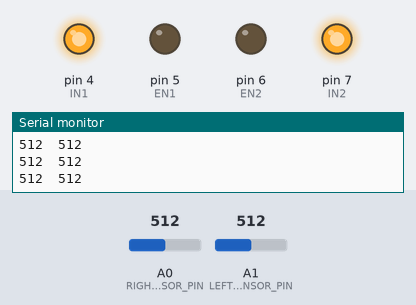
Bench run of a sketch on a simulated Arduino Uno, built with avr-gcc and run on an emulated ATmega328P. On the bench: output pins drawn as LEDs (lit = HIGH), the last lines printed to the serial monitor. The inputs (shaded band) are chosen by the test bench; at power-on: A0 (RIGHT_SENSOR_PIN) = 512, A1 (LEFT_SENSOR_PIN) = 512.

Above: at 1.2 s.
1.3 s: A0 (RIGHT_SENSOR_PIN) set to 159
2.8 s: A0 (RIGHT_SENSOR_PIN) set to 142
At 3.8 s:
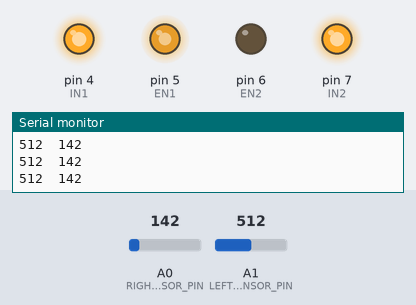
4.3 s: A1 (LEFT_SENSOR_PIN) set to 164
5.8 s: A1 (LEFT_SENSOR_PIN) set to 135
At 7.0 s:
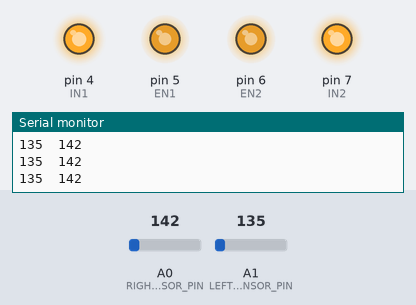
7.3 s: A0 (RIGHT_SENSOR_PIN) set to 1023
At 8.5 s:
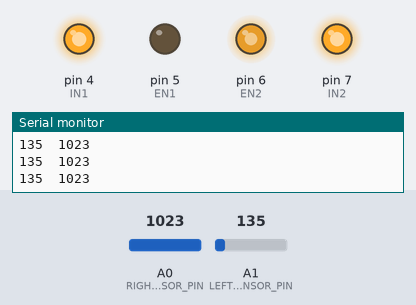
8.8 s: A0 (RIGHT_SENSOR_PIN) set to 122
At 9.6 s:
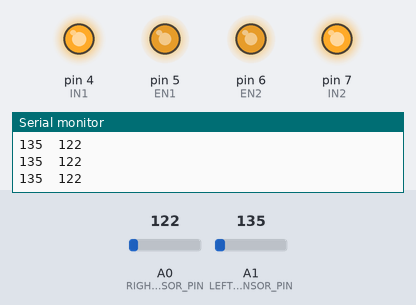
Timing chart, 0 to 11.3 s (numbered marks = the images above; inputs shaded):
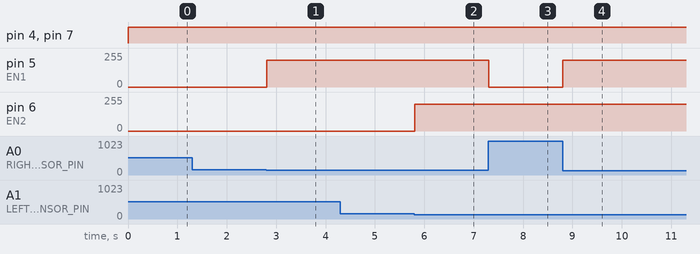

Measured:
- the behaviour switches between 151 and 150 on A0 (RIGHT_SENSOR_PIN) (found by bisection; images 0 and 1)
- the behaviour switches between 151 and 150 on A1 (LEFT_SENSOR_PIN) (found by bisection; images 1 and 2)
- after the input at 2.8 s, pin 5 (EN1): 0/255 → 200/255 at once
- after the input at 5.8 s, pin 6 (EN2): 0/255 → 200/255 at once
- after the input at 7.3 s, pin 5 (EN1): 200/255 → 0/255 at once
- after the input at 8.8 s, pin 5 (EN1): 0/255 → 200/255 at once

The sketch:

s5.7_line_relay.ino
```cpp
#define EN1 5
#define IN1 4
#define EN2 6
#define IN2 7

#define LEFT_SENSOR_PIN A1
#define RIGHT_SENSOR_PIN A0

//создаются читаемые определения
//для вызова функции чтения датчиков линии
#define LEFT 1
#define RIGHT 0

//определяется граница между черным и белым
#define BLACK 150

//константами задаются два варианта скоростей
#define FRW 200
#define BCK 0

void setup() {
  pinMode(EN1, OUTPUT);
  pinMode(IN1, OUTPUT);
  pinMode(IN2, OUTPUT);
  pinMode(EN2, OUTPUT);
  Serial.begin(9600);
}

void loop() {
  Serial.print(analogRead(A1));
  Serial.print("\t");
  Serial.println(analogRead(A0));

  //возможные сочетания цветов поля под датчиками
  //описано серией условий с использованием lineSensor(),
  //которая возвращает логическое значение, соответствующее черному или белому
  if(lineSensor(LEFT) && lineSensor(RIGHT))
  //в зависимости от сочетания цветов под датчиками
  //задается сочетание скоростей левого и правого колес
    drive(FRW,FRW);
  else if(lineSensor(LEFT) && !lineSensor(RIGHT))
    drive(FRW,BCK);
  else if(!lineSensor(LEFT) && lineSensor(RIGHT))
    drive(BCK,FRW);
  else
    drive(0,0);

}

void drive(int left, int right)
{
  left = constrain(left, -255, 255);
  right = constrain(right, -255, 255);

  if(left >= 0)
    digitalWrite(IN2, HIGH);
  else
    digitalWrite(IN2, LOW);

  if(right >= 0)
    digitalWrite(IN1, HIGH);
  else
    digitalWrite(IN1, LOW);

  analogWrite(EN2, abs(left));
  analogWrite(EN1, abs(right));

}

boolean lineSensor(int sensor)
{
  //в зависимости от того, какой датчик был запрошен
  //проверяется либо левый, либо правый датчик
  if(sensor == LEFT)
  {
     //в зависимости от того, превосходит ли значение,
     //полученное на датчике, пороговое значение
     //возвращается истина или ложь, т.е. "белое" или "черное"
     if(analogRead(LEFT_SENSOR_PIN) > BLACK)
       return false;
     else
       return true;
  }
  else if(sensor == RIGHT)
  {
     if(analogRead(RIGHT_SENSOR_PIN) > BLACK)
       return false;
     else
       return true;
  }
}
```
